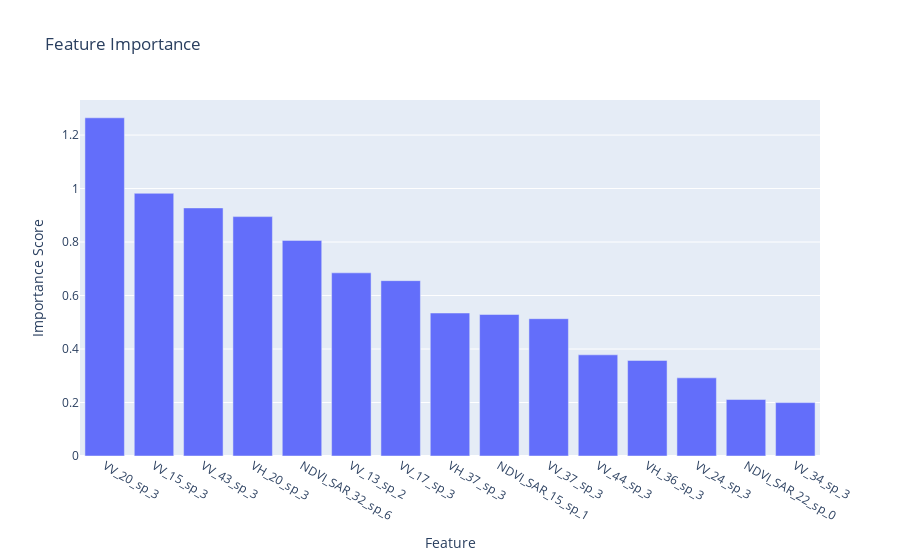

This figure's notebook cell:
### Code cell
def plot_fi(feat_imp):
    sorted_features = sorted(feat_imp.items(), key=lambda x: x[1], reverse=True)
    features = [item[0] for item in sorted_features]
    importance_scores = [item[1] for item in sorted_features]

    fig = go.Figure(data=[go.Bar(x=features, y=importance_scores)])
    fig.update_layout(title='Feature Importance', xaxis_title='Feature', yaxis_title='Importance Score')
    fig.show()

### Figure 1 — Plotly figure (JSON) as saved in the notebook; plotly's stock layout.template omitted (floating-point values rounded to 4 significant figures)
{"data": [{"type": "bar", "x": ["VV_20_sp_3", "VV_15_sp_3", "VV_43_sp_3", "VH_20_sp_3", "NDVI_SAR_32_sp_6", "VV_13_sp_2", "VV_17_sp_3", "VH_37_sp_3", "NDVI_SAR_15_sp_1", "VV_37_sp_3", "VV_44_sp_3", "VH_36_sp_3", "VV_24_sp_3", "NDVI_SAR_22_sp_0", "VV_34_sp_3"], "y": [1.265, 0.9822, 0.9276, 0.8951, 0.8062, 0.6848, 0.6556, 0.5347, 0.5291, 0.5134, 0.3783, 0.3574, 0.2922, 0.2112, 0.1996]}], "layout": {"title": {"text": "Feature Importance"}, "xaxis": {"title": {"text": "Feature"}}, "yaxis": {"title": {"text": "Importance Score"}}}}
